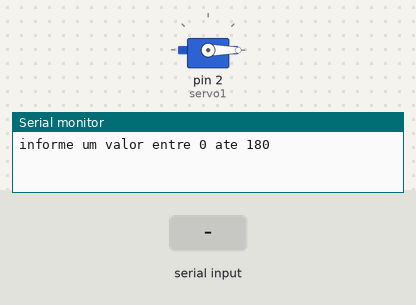
Recording of a sketch running on a simulated Arduino Uno, built with avr-gcc and run on an emulated ATmega328P. Shown: servo, the last lines printed to the serial monitor. The inputs (shaded band) are chosen by the test bench.

Above: at 1.2 s.
1.3 s: "90,45\n" received over Serial
At 2.1 s:
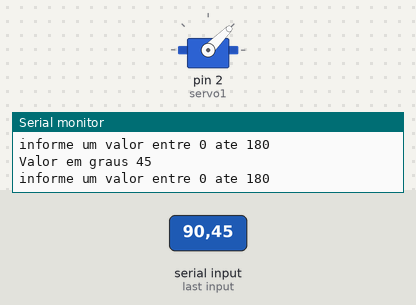
3.8 s: "30,150\n" received over Serial
At 4.2 s:
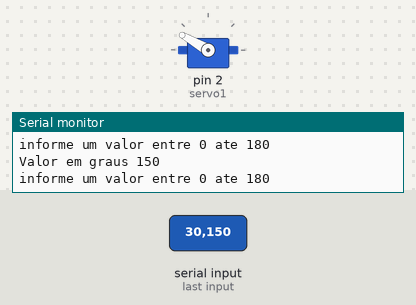
6.3 s: "200\n" received over Serial
At 6.7 s:
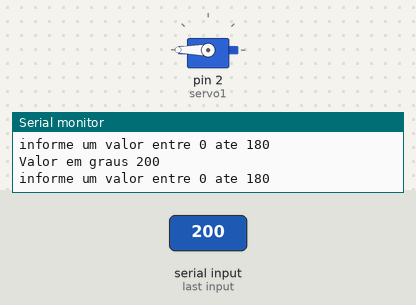
Timing chart, 0 to 9.3 s (numbered marks = the images above; inputs shaded):
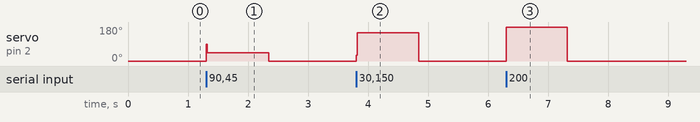

Measured:
- after the input at 1.3 s, servo on pin 2 (servo1): 0° → 45° at once, → 0° 1.0 s later
- after the input at 3.8 s, servo on pin 2 (servo1): 0° → 150° at once, → 0° 1.0 s later
- after the input at 6.3 s, servo on pin 2 (servo1): 0° → 180° at once, → 0° 1.0 s later

The sketch:

servo.ino
```cpp
#include <Servo.h> //bliblioteca para o servo motor
Servo servo1; //criando um objeto chamado servo1

void setup()
{
  Serial.begin(9600);
  servo1.attach(2,500,2500); //conectando o objeto servo1 ao pino digital 2, (500 e 2500) especificam os limites de pulso...
  servo1.write(0); //ao ligar mantem o servo parado em 0 graus
  delay(15); //aguarda o servo processar o sinal enviado
}

void loop()
{
  Serial.println("informe um valor entre 0 ate 180");
  while(!Serial.available());
  int grau = Serial.parseInt();
  Serial.println("Valor em graus " + String(grau));
  servo1.write(grau);
  delay(15);
}
```
